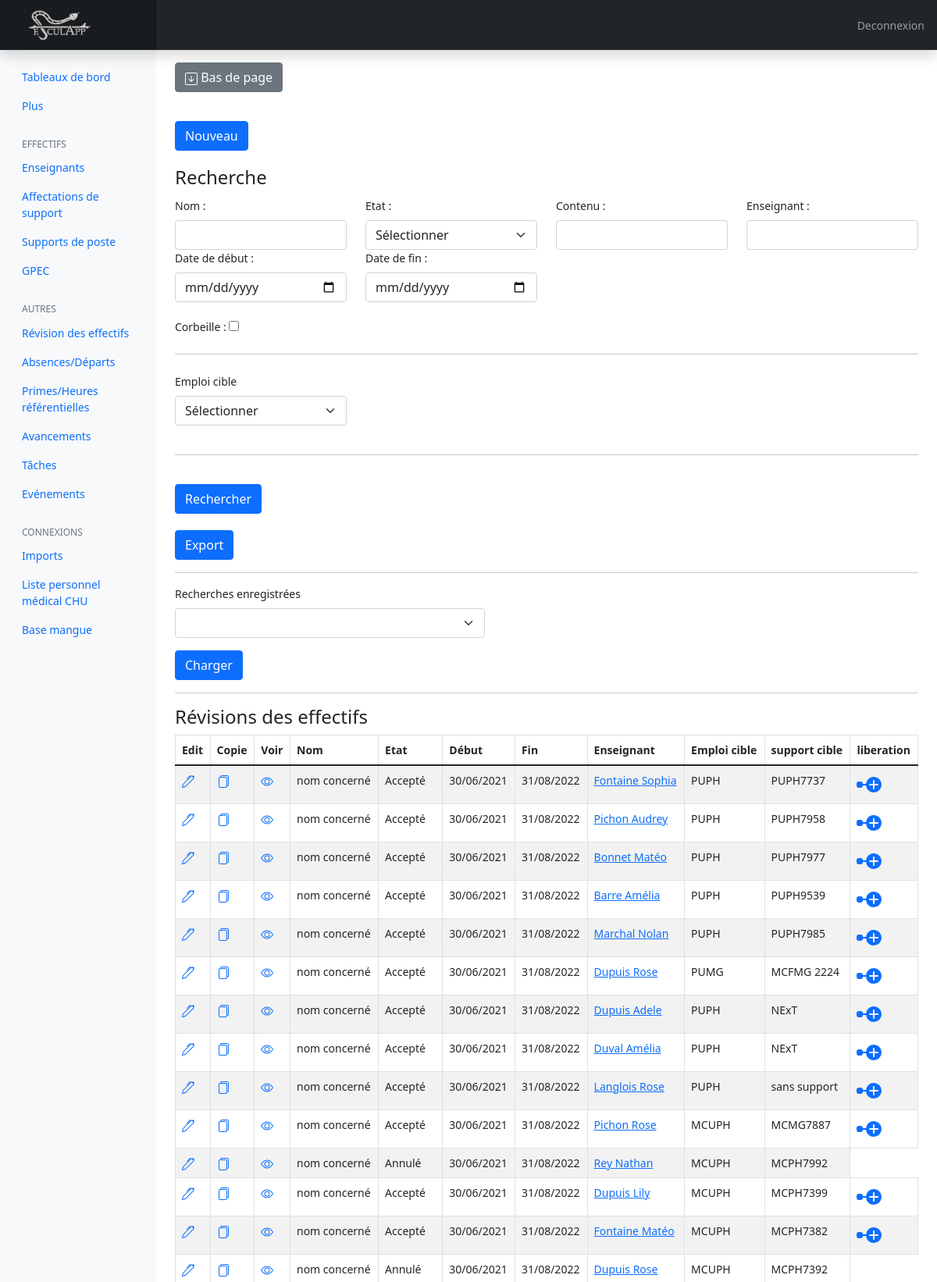
Page /index.php?action=allEventsSpe&typeEvent=Revision_effectifs (signed in, upper part) on the committed database.
### tables this page shows
CREATE TABLE IF NOT EXISTS `evenement_revision_effectifs` (
  `identifiant` int(11) NOT NULL AUTO_INCREMENT,
  `nom` varchar(500) DEFAULT NULL,
  `type_evenement` int(11) DEFAULT NULL,
  `contenu` varchar(5000) DEFAULT NULL,
  `debut` date DEFAULT NULL,
  `fin` date DEFAULT NULL,
  `enseignant` int(11) DEFAULT NULL,
  `Corbeille` varchar(150) DEFAULT NULL,
  `emploi_cible` int(11) DEFAULT NULL,
  `support_cible` int(11) DEFAULT NULL,
  PRIMARY KEY (`identifiant`)
);

CREATE TABLE IF NOT EXISTS `type_evenement_spe` (
  `identifiant` int(11) NOT NULL AUTO_INCREMENT,
  `intitule` varchar(150) NOT NULL,
  PRIMARY KEY (`identifiant`)
);

CREATE TABLE IF NOT EXISTS `enseignants` (
  `identifiant` int(11) NOT NULL AUTO_INCREMENT,
  `nom` varchar(500) DEFAULT NULL,
  `prenom` varchar(500) DEFAULT NULL,
  `nom_jeune_fille` varchar(500) DEFAULT NULL,
  `surnombre_emeritat` int(11) DEFAULT NULL,
  `absence_depart_arrivee` int(11) DEFAULT NULL,
  `commentaire` varchar(5000) DEFAULT NULL,
  `affectation_support` int(11) DEFAULT NULL,
  `cnu` int(11) DEFAULT NULL,
  `emploi` int(11) DEFAULT NULL,
  `sous_emploi` int(11) DEFAULT NULL,
  `next` int(11) DEFAULT NULL,
  `liste_de_diffusion` int(11) DEFAULT NULL,
  `courriel_univ` varchar(500) DEFAULT NULL,
  `courriel_chu` varchar(500) DEFAULT NULL,
  `courriel_autre` varchar(500) DEFAULT NULL,
  `grade` varchar(500) DEFAULT NULL,
  `ouverture_droits_retraite` varchar(500) DEFAULT NULL,
  `age_limite` varchar(500) DEFAULT NULL,
  `date_limite_age` date DEFAULT NULL,
  `enfant_vivant_a_50ans` int(11) DEFAULT NULL,
  `date_previsionnelle` date DEFAULT NULL,
  `depart_effectif_ou_souhaite` date DEFAULT NULL,
  `option_remarque_retraite` varchar(500) DEFAULT NULL,
  `dphu` int(11) DEFAULT NULL,
  `affectation_pedagogique` int(11) DEFAULT NULL,
  `nom_chu` varchar(500) DEFAULT NULL,
  `laboratoire` int(11) DEFAULT NULL,
  `trajectoire_hu` int(11) DEFAULT NULL,
  `emploi_cible` int(11) DEFAULT NULL,
  `annee_civile` int(11) DEFAULT NULL,
  `succession` int(11) DEFAULT NULL,
  `commission_evaluation_hu` int(11) DEFAULT NULL,
  `experience` int(11) DEFAULT NULL,
  `mobilite` int(11) DEFAULT NULL,
  `hdr` int(11) DEFAULT NULL,
  `precnu` int(11) DEFAULT NULL,
  `commentaire_trajectoire_hu` varchar(5000) DEFAULT NULL,
  `date_dernier_changement` date DEFAULT NULL,
  `eligible_election` int(11) DEFAULT NULL,
  `actif` int(11) DEFAULT NULL,
  `id_mangue` int(11) DEFAULT NULL,
  `Corbeille` varchar(150) DEFAULT NULL,
  `telephone` varchar(150) DEFAULT NULL,
  `fin_enseignant` date DEFAULT NULL,
  `debut_grade` date DEFAULT NULL,
  PRIMARY KEY (`identifiant`)
);

CREATE TABLE IF NOT EXISTS `emploi` (
  `identifiant` int(11) NOT NULL AUTO_INCREMENT,
  `intitule` varchar(150) DEFAULT NULL,
  PRIMARY KEY (`identifiant`)
);

CREATE TABLE IF NOT EXISTS `support` (
  `identifiant` int(11) NOT NULL AUTO_INCREMENT,
  `numero_formate` varchar(150) DEFAULT NULL,
  `nature` varchar(150) DEFAULT NULL,
  `budget` varchar(150) DEFAULT NULL,
  `eotp` varchar(150) DEFAULT NULL,
  `quotite` decimal(10,0) DEFAULT NULL,
  `categorie` varchar(150) DEFAULT NULL,
  `Corbeille` varchar(150) DEFAULT NULL,
  `renseignement` varchar(1000) DEFAULT NULL,
  `date_blocage` date DEFAULT NULL,
  `date_liberation` date DEFAULT NULL,
  PRIMARY KEY (`identifiant`)
);

### controller/fronted2.php (called while the page is built, shortened)
<?php
require_once ('model/eventsSpeManager.php');
function allEventsSpe($typeEvent)
{
    $eventsSpeManager = new eventsSpeManager();
    $req = $eventsSpeManager->getAllEventsSpe($typeEvent,'present');
    require ("view/fronted/Spe/listEventsView.php");
}

### model/Manager.php (called while the page is built, shortened)
<?php
class Manager
{
    public function selectEventsSpeManager($typeEvent)
    {
        switch ($typeEvent)
        {
            case 'Revision_effectifs' :
                $selectEventsSpeManager = '
                    SELECT ev.identifiant identifiant, ev.nom nom, t.identifiant identifiant_type, t.intitule type, ev.contenu contenu, DATE_FORMAT(ev.debut, \'%d/%m/%Y \') debut, DATE_FORMAT(ev.fin, \'%d/%m/%Y \') fin,  ev.debut debut2, ev.fin fin2, e.identifiant identifiant_enseignant, e.nom enseignant, e.prenom prenom_enseignant, ev.corbeille etatCorbeille, em.identifiant identifiant_emploi_cible, em.intitule intitule_emploi_cible, DATE_FORMAT(ev.fin, \'%Y \') fin_annee, su.identifiant identifiant_support_cible, su.numero_formate numero_formate_support_cible, ac.annee annee_civile_commission_hu, ex.etat etat_experience, mo.etat etat_mobilite, hd.etat etat_hdr, pc.etat etat_precnu, e.commentaire_trajectoire_hu commentaire_trajectoire_hu, supp.identifiant identifiant_support, DATE_FORMAT((ADDDATE(ev.fin, INTERVAL 1 YEAR)), \'%d/%m/%Y \') fin3
                    FROM evenement_revision_effectifs ev
                    LEFT JOIN enseignants e
                    ON ev.enseignant = e.identifiant
                    LEFT JOIN affectation_support afs
                    ON e.affectation_support = afs.identifiant
                    LEFT JOIN support supp
                    ON afs.support = supp.identifiant
                    LEFT JOIN type_evenement_spe t
                    ON ev.type_evenement = t.identifiant
                    LEFT JOIN emploi em
                    ON ev.emploi_cible = em.identifiant
                    LEFT JOIN support su
                    ON ev.support_cible = su.identifiant
                    LEFT JOIN commission_hu com
                    ON e.commission_evaluation_hu = com.identifiant
                    LEFT JOIN annee_civile ac
                    ON com.annee_civile = ac.identifiant
                    LEFT JOIN experience ex
                    ON e.experience = ex.identifiant
                    LEFT JOIN mobilite mo
                    ON e.mobilite = mo.identifiant
                    LEFT JOIN hdr hd
                    ON e.hdr = hd.identifiant
                    LEFT JOIN precnu pc
                    ON e.precnu = pc.identifiant
                ';
            break;
        }
        return $selectEventsSpeManager;
    }
}

### model/eventsSpeManager.php (called while the page is built, shortened)
<?php
require_once ('model/Manager.php');
class eventsSpeManager extends mgmtHU\Model\Manager
{
    public function getAllEventsSpe($typeEvent,$corbeille)
    {
        $select = $this->selectEventsSpeManager($typeEvent);
        $etatCorbeille = ($corbeille == "corbeille") ? 'ev.Corbeille is not null' : 'ev.Corbeille is null';
        $db = $this->dbConnect();
        $allEventsSpe = $db->prepare('
            '.$select.'
            WHERE '.$etatCorbeille.'
            ORDER BY debut2
        ');
        $allEventsSpe->execute(array(
        ));
        return $allEventsSpe;
    }
}

### view/fronted/Spe/listEventsView.php (the view, shortened to what this page needs)
    <p>
    <a href="index.php?action=createEventSpe&typeEvent=<?php echo $typeEvent ?>&identifiant_enseignant=''" class="btn btn-primary">Nouveau</a>
    </p>
    <?php
    if (isset($search)){
        require("view/fronted/Spe/form/presearchEventsForm.php");
        echo
        '
        <br>
        <p>
        <a href="index.php?action=exportListEventsSpe&typeEvent=' . $typeEvent . '&corbeille=' . $corbeille . '&nom=' . $nom . '&type=' . $type . '&contenu=' . $contenu . '&debut=' . $debut . '&fin=' . $fin . '&enseignant=' . $enseignant . '&parametre1=' . $parametre1 . '&parametre2=' . $parametre2 . '&parametre3=' . $parametre3 . '" class="btn btn-primary">Export</a>
        </p>
        '
        ;
    }
    else {
        require("view/fronted/Spe/form/searchEventsForm.php");
        echo
        '
        <br>
        <p>
        <a href="index.php?action=exportAllEventsSpe&typeEvent=' . $typeEvent . '" class="btn btn-primary">Export</a>
        </p>
        '
        ;
    }
    require ("view/fronted/Spe/form/loadSearchEventsForm.php");
        echo '
       <hr>
       <table class="table table-bordered table-striped table-condensed">
      ';
        switch ($typeEvent)
        {
            case 'Revision_effectifs' :
                echo '
                    <h4>Révisions des effectifs</h4>
                ';
            break;
        }
        echo '
       <thead>
          <tr>
                <th>Edit</th>
                <th>Copie</th>
                <th>Voir</th>
                <th>Nom</th>
                <th>Etat</th>
                <th>Début</th>
                <th>Fin</th>
                <th>Enseignant</th>
        ';
        switch ($typeEvent)
        {
            case 'Revision_effectifs' :
                echo '
                    <th>Emploi cible</th>
                    <th>support cible</th>
                    <th>liberation</th>
                ';
            break;
        }
        echo '
       </thead>
       <tbody>';
            while ($data = $req->fetch())
                {
                    echo '<tr>
                <td><a href="index.php?action=editEventSpe&typeEvent=' . $typeEvent . '&identifiant=' . $data['identifiant'] . '">
                </a>
                </td>
                <td><a href="index.php?action=copyEventSpe&typeEvent=' . $typeEvent . '&identifiant=' . $data['identifiant'] . '">
                </a>
                </td>
                <td><a href="index.php?action=eventSpe&typeEvent=' . $typeEvent . '&identifiant=' . $data['identifiant'] . '">
                </a>
                </td>
                <td>' . $data['nom'] . '</td>
                <td>' . $data['type'] . '</td>
                <td>' . $data['debut'] . '</td>
                <td>' . $data['fin'] . '</td>
                <td><a href="index.php?action=teacher&identifiant=' . $data['identifiant_enseignant'] . '">' . $data['enseignant'] . ' ' . $data['prenom_enseignant'] . '</a></td>
                    ';
                    $AssignManager = new AssignManager();
                    $reqAssign = $AssignManager->getAssignsWhithoutTeachersAndByDate('present', $data['identifiant_support'], $data['debut'], $data['fin']);
                    $assignFind = $reqAssign->fetch();
                    switch ($typeEvent)
                    {
                        case 'Revision_effectifs' :
                            echo '
                                <td>' . $data['intitule_emploi_cible'] . '</td>
                                <td>' . $data['numero_formate_support_cible'] . '</td>
                                '
                                ;
                                if (empty($assignFind))
                                {
                                echo '
                                    <td><a href="index.php?action=createAssignFromEvent&typeEvent=' . $typeEvent . '&identifiant=479&identifiant_support=' . $data['identifiant_support'] . '&debut=' . $data['fin2'] . '">
                                        <svg xmlns="http://www.w3.org/2000/svg" width="32" height="32" fill="currentColor" class="bi bi-node-plus-fill" viewBox="0 0 16 16">
                                          <path d="M11 13a5 5 0 1 0-4.975-5.5H4A1.5 1.5 0 0 0 2.5 6h-1A1.5 1.5 0 0 0 0 7.5v1A1.5 1.5 0 0 0 1.5 10h1A1.5 1.5 0 0 0 4 8.5h2.025A5 5 0 0 0 11 13zm.5-7.5v2h2a.5.5 0 0 1 0 1h-2v2a.5.5 0 0 1-1 0v-2h-2a.5.5 0 0 1 0-1h2v-2a.5.5 0 0 1 1 0z"/>
                                        </svg>
                                    </a>
                                    </td>
                                '
                                ;
                                }
                        break;
                    }
                    echo '
                    </tr>';
                                }
        echo '</tbody></table>';
    ?>
<?php require('view/fronted/template/template.php'); ?>

### rows in the picture
evenement_revision_effectifs: nom "nom concerné", type_evenement_spe.intitule "Accepté", debut "30/06/2021", fin "31/08/2022", enseignants.nom "Fontaine", enseignants.prenom "Sophia", emploi.intitule "PUPH", support.numero_formate "PUPH7737"
evenement_revision_effectifs: nom "nom concerné", type_evenement_spe.intitule "Accepté", debut "30/06/2021", fin "31/08/2022", enseignants.nom "Pichon", enseignants.prenom "Audrey", emploi.intitule "PUPH", support.numero_formate "PUPH7958"
evenement_revision_effectifs: nom "nom concerné", type_evenement_spe.intitule "Accepté", debut "30/06/2021", fin "31/08/2022", enseignants.nom "Bonnet", enseignants.prenom "Matéo", emploi.intitule "PUPH", support.numero_formate "PUPH7977"
evenement_revision_effectifs: nom "nom concerné", type_evenement_spe.intitule "Accepté", debut "30/06/2021", fin "31/08/2022", enseignants.nom "Barre", enseignants.prenom "Amélia", emploi.intitule "PUPH", support.numero_formate "PUPH9539"
evenement_revision_effectifs: nom "nom concerné", type_evenement_spe.intitule "Accepté", debut "30/06/2021", fin "31/08/2022", enseignants.nom "Marchal", enseignants.prenom "Nolan", emploi.intitule "PUPH", support.numero_formate "PUPH7985"
evenement_revision_effectifs: nom "nom concerné", type_evenement_spe.intitule "Accepté", debut "30/06/2021", fin "31/08/2022", enseignants.nom "Dupuis", enseignants.prenom "Rose", emploi.intitule "PUMG", support.numero_formate "MCFMG 2224"
evenement_revision_effectifs: nom "nom concerné", type_evenement_spe.intitule "Accepté", debut "30/06/2021", fin "31/08/2022", enseignants.nom "Dupuis", enseignants.prenom "Adele", emploi.intitule "PUPH", support.numero_formate "NExT"
evenement_revision_effectifs: nom "nom concerné", type_evenement_spe.intitule "Accepté", debut "30/06/2021", fin "31/08/2022", enseignants.nom "Duval", enseignants.prenom "Amélia", emploi.intitule "PUPH", support.numero_formate "NExT"
evenement_revision_effectifs: nom "nom concerné", type_evenement_spe.intitule "Accepté", debut "30/06/2021", fin "31/08/2022", enseignants.nom "Langlois", enseignants.prenom "Rose", emploi.intitule "PUPH", support.numero_formate "sans support"
evenement_revision_effectifs: nom "nom concerné", type_evenement_spe.intitule "Accepté", debut "30/06/2021", fin "31/08/2022", enseignants.nom "Pichon", enseignants.prenom "Rose", emploi.intitule "MCUPH", support.numero_formate "MCMG7887"
evenement_revision_effectifs: nom "nom concerné", type_evenement_spe.intitule "Annulé", debut "30/06/2021", fin "31/08/2022", enseignants.nom "Rey", enseignants.prenom "Nathan", emploi.intitule "MCUPH", support.numero_formate "MCPH7992"
evenement_revision_effectifs: nom "nom concerné", type_evenement_spe.intitule "Accepté", debut "30/06/2021", fin "31/08/2022", enseignants.nom "Dupuis", enseignants.prenom "Lily", emploi.intitule "MCUPH", support.numero_formate "MCPH7399"
evenement_revision_effectifs: nom "nom concerné", type_evenement_spe.intitule "Accepté", debut "30/06/2021", fin "31/08/2022", enseignants.nom "Fontaine", enseignants.prenom "Matéo", emploi.intitule "MCUPH", support.numero_formate "MCPH7382"
evenement_revision_effectifs: nom "nom concerné", type_evenement_spe.intitule "Annulé", debut "30/06/2021", fin "31/08/2022", enseignants.nom "Dupuis", enseignants.prenom "Rose", emploi.intitule "MCUPH", support.numero_formate "MCPH7392"
